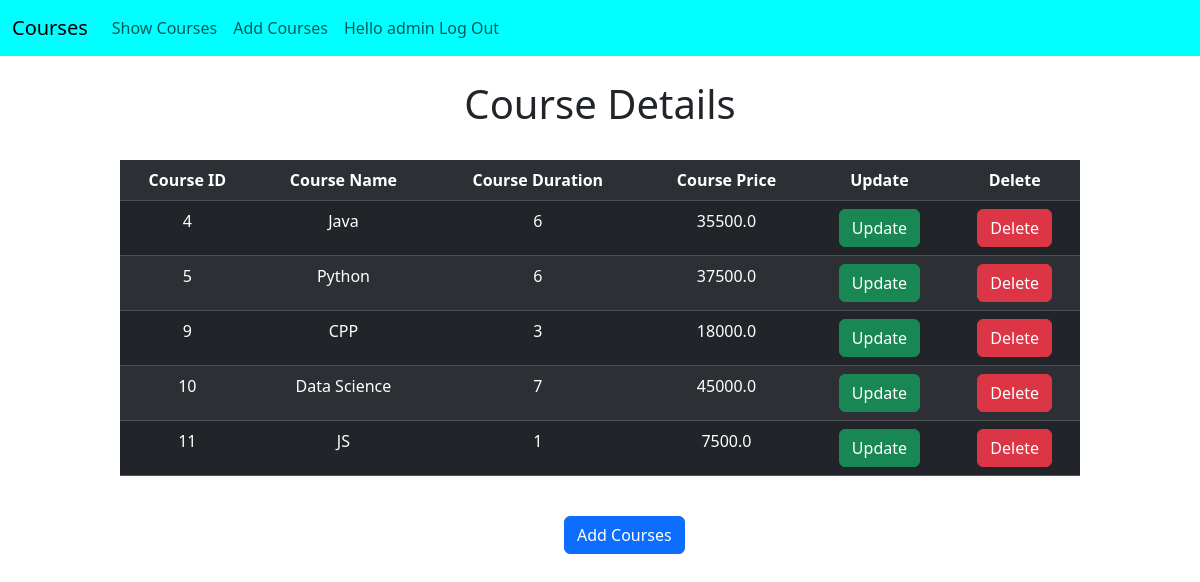
Screenshot of /courses/show/ (signed in) with the database file from the repository.
### CoursesAPP/models.py (models this page shows)
class Course(models.Model):
    course_name = models.CharField(max_length=100)
    course_duration = models.IntegerField()
    course_fees = models.FloatField()

### CoursesAPP/views.py (the view)
# urls.py: path('show/', views.show_course, name="show"),
def show_course(request):
    template_name = 'CoursesAPP/show_courses.html'
    course_obj = Course.objects.all()
    context = {"course_obj": course_obj}
    return render(request, template_name, context)

### templates/CoursesAPP/show_courses.html (shortened to what this page needs)
{% extends 'base.html' %}
{% block content %}
  <h1 style="text-align:center;">Course Details</h1>
  <br>
  <table class="table table-striped table-dark table-responsive table-hover" style="width:80%; margin-left:auto; margin-right:auto;">
    <tr style="text-align:center;">
      <th>Course ID</th>
      <th>Course Name</th>
      <th>Course Duration</th>
      <th>Course Price</th>
      <th>Update</th>
      <th>Delete</th>
    </tr>
    {% for course in course_obj %}
    <tr style="text-align:center;">
      <td>{{course.id}}</td>
      <td>{{course.course_name}}</td>
      <td>{{course.course_duration}}</td>
      <td>{{course.course_fees}}</td>
      <td><a href="/courses/update/{{course.id}}"><button type="button" class="btn btn-success">Update</button></a></td>
      <td><a href="/courses/delete/{{course.id}}"><button type="button" class="btn btn-danger">Delete</button></a></td>
    </tr>
    {% endfor %}
  </table>
  <br>
  <a href="{% url 'add' %}">
    <input type="submit" value="Add Courses" style="margin-left:47%;" class="btn btn-primary">
  </a>
{% endblock content %}

### templates/base.html (shortened to what this page needs)
<!DOCTYPE html>
<html lang="en">
<head>
    <link href="https://cdn.jsdelivr.net/npm/bootstrap@5.3.8/dist/css/bootstrap.min.css" rel="stylesheet">
</head>
<body>
    <nav class="navbar navbar-expand-lg bg-body-aqua" style="background-color:aqua;">
      <div class="container-fluid">
        <a class="navbar-brand" href="{% url '' %}">Courses</a>
        <div class="collapse navbar-collapse" id="navbarNav">
          <ul class="navbar-nav">
            <li class="nav-item">
              <a class="nav-link" href="{% url 'show' %}">Show Courses</a>
            </li>
            <li class="nav-item">
              <a class="nav-link" href="{% url 'add' %}">Add Courses</a>
            </li>
              {% if user.is_authenticated %}
                   <li class="nav-item">
              <a class="nav-link" href="{% url 'logout' %}">Hello {{user.username}} Log Out</a>
            </li>
              {% endif %}
          </ul>
        </div>
      </div>
    </nav>
    <br>
    {% block content %}
  {% endblock content %}
</body>
</html>

### rows the page displays
Course: id "4", course_name "Java", course_duration "6", course_fees "35500.0"
Course: id "5", course_name "Python", course_duration "6", course_fees "37500.0"
Course: id "9", course_name "CPP", course_duration "3", course_fees "18000.0"
Course: id "10", course_name "Data Science", course_duration "7", course_fees "45000.0"
Course: id "11", course_name "JS", course_duration "1", course_fees "7500.0"

### other values shown
{{ user.username }} "admin"
